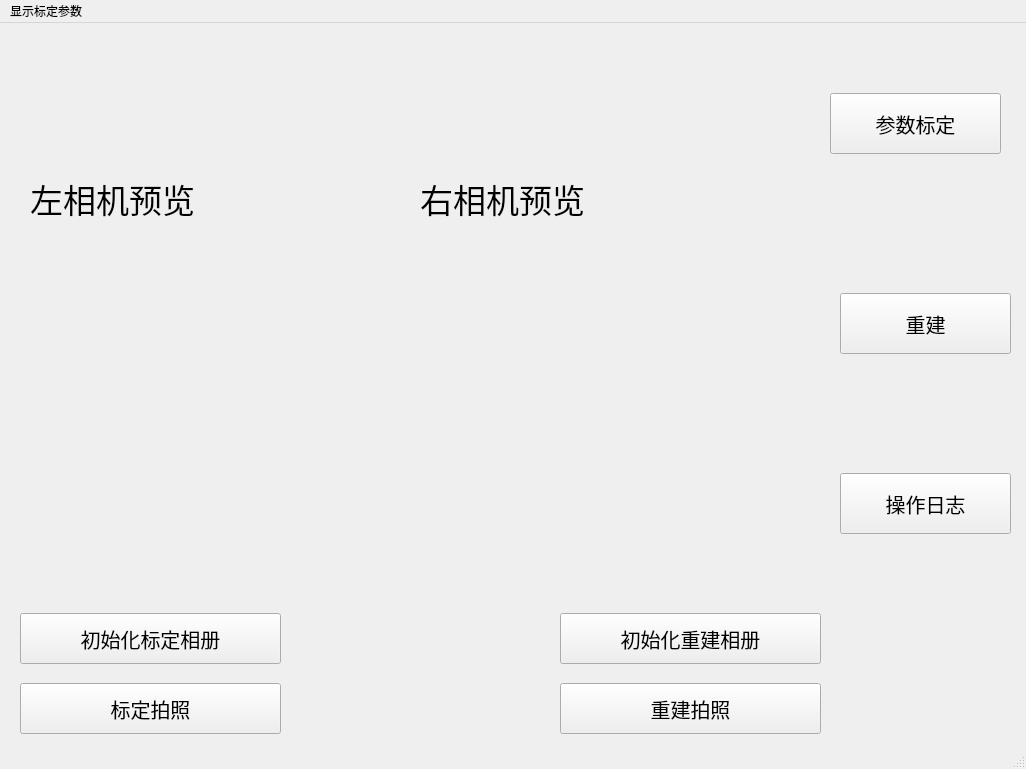
<?xml version="1.0" encoding="UTF-8"?>
<ui version="4.0">
 <class>MainWindow</class>
 <widget class="QMainWindow" name="MainWindow">
  <property name="geometry">
   <rect>
    <x>0</x>
    <y>0</y>
    <width>1026</width>
    <height>769</height>
   </rect>
  </property>
  <property name="windowTitle">
   <string>MainWindow</string>
  </property>
  <widget class="QWidget" name="centralwidget">
   <widget class="QLabel" name="label_1">
    <property name="geometry">
     <rect>
      <x>30</x>
      <y>30</y>
      <width>361</width>
      <height>291</height>
     </rect>
    </property>
    <property name="font">
     <font>
      <pointsize>25</pointsize>
     </font>
    </property>
    <property name="text">
     <string>左相机预览</string>
    </property>
   </widget>
   <widget class="QPushButton" name="capButton">
    <property name="geometry">
     <rect>
      <x>20</x>
      <y>660</y>
      <width>261</width>
      <height>51</height>
     </rect>
    </property>
    <property name="font">
     <font>
      <pointsize>15</pointsize>
     </font>
    </property>
    <property name="text">
     <string>标定拍照</string>
    </property>
   </widget>
   <widget class="QLabel" name="label_l">
    <property name="geometry">
     <rect>
      <x>30</x>
      <y>330</y>
      <width>361</width>
      <height>211</height>
     </rect>
    </property>
    <property name="text">
     <string/>
    </property>
   </widget>
   <widget class="QPushButton" name="pushButton">
    <property name="geometry">
     <rect>
      <x>830</x>
      <y>70</y>
      <width>171</width>
      <height>61</height>
     </rect>
    </property>
    <property name="font">
     <font>
      <pointsize>15</pointsize>
     </font>
    </property>
    <property name="text">
     <string>参数标定</string>
    </property>
   </widget>
   <widget class="QLabel" name="label_2">
    <property name="geometry">
     <rect>
      <x>420</x>
      <y>30</y>
      <width>361</width>
      <height>291</height>
     </rect>
    </property>
    <property name="font">
     <font>
      <pointsize>25</pointsize>
     </font>
    </property>
    <property name="text">
     <string>右相机预览</string>
    </property>
   </widget>
   <widget class="QLabel" name="label_r">
    <property name="geometry">
     <rect>
      <x>420</x>
      <y>340</y>
      <width>361</width>
      <height>211</height>
     </rect>
    </property>
    <property name="text">
     <string/>
    </property>
   </widget>
   <widget class="QPushButton" name="capButton_rebuild">
    <property name="geometry">
     <rect>
      <x>560</x>
      <y>660</y>
      <width>261</width>
      <height>51</height>
     </rect>
    </property>
    <property name="font">
     <font>
      <pointsize>15</pointsize>
     </font>
    </property>
    <property name="text">
     <string>重建拍照</string>
    </property>
   </widget>
   <widget class="QPushButton" name="pushButton_renew1">
    <property name="geometry">
     <rect>
      <x>20</x>
      <y>590</y>
      <width>261</width>
      <height>51</height>
     </rect>
    </property>
    <property name="font">
     <font>
      <pointsize>15</pointsize>
     </font>
    </property>
    <property name="text">
     <string>初始化标定相册</string>
    </property>
   </widget>
   <widget class="QPushButton" name="pushButton_renew2">
    <property name="geometry">
     <rect>
      <x>560</x>
      <y>590</y>
      <width>261</width>
      <height>51</height>
     </rect>
    </property>
    <property name="font">
     <font>
      <pointsize>15</pointsize>
     </font>
    </property>
    <property name="text">
     <string>初始化重建相册</string>
    </property>
   </widget>
   <widget class="QPushButton" name="button_rebuild">
    <property name="geometry">
     <rect>
      <x>840</x>
      <y>270</y>
      <width>171</width>
      <height>61</height>
     </rect>
    </property>
    <property name="font">
     <font>
      <pointsize>15</pointsize>
     </font>
    </property>
    <property name="text">
     <string>重建</string>
    </property>
   </widget>
   <widget class="QPushButton" name="button_history">
    <property name="geometry">
     <rect>
      <x>840</x>
      <y>450</y>
      <width>171</width>
      <height>61</height>
     </rect>
    </property>
    <property name="font">
     <font>
      <pointsize>15</pointsize>
     </font>
    </property>
    <property name="text">
     <string>操作日志</string>
    </property>
   </widget>
  </widget>
  <widget class="QMenuBar" name="menubar">
   <property name="geometry">
    <rect>
     <x>0</x>
     <y>0</y>
     <width>1026</width>
     <height>26</height>
    </rect>
   </property>
   <widget class="QMenu" name="menu_1">
    <property name="title">
     <string>显示标定参数</string>
    </property>
   </widget>
   <addaction name="menu_1"/>
  </widget>
  <widget class="QStatusBar" name="statusbar"/>
 </widget>
 <resources/>
 <connections/>
</ui>
